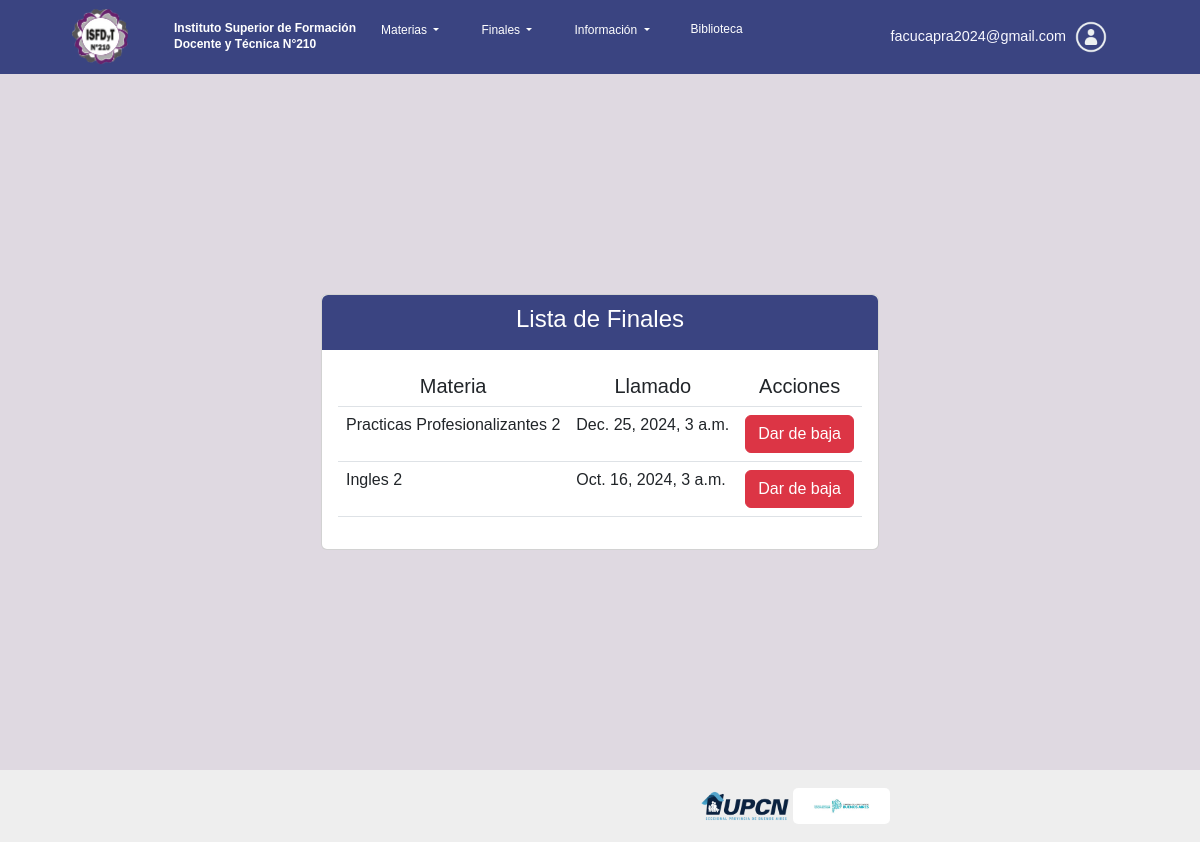
The page /listaFinalesEst/ (signed in) on the database its author committed.
### inscripcionFinales/models.py (models this page shows, shortened)
class Usuario(AbstractBaseUser,PermissionsMixin):
    email = models.EmailField('email', max_length=254, unique = True)
    username = models.CharField('username',unique = True,null = True, max_length=100, blank=False)
    nombre_completo = models.CharField('nombre_completo', max_length=200, null=True, blank=True)
    fecha_nac = models.DateField('fecha_nac', null=True, blank=True)
    dni = models.IntegerField('dni',unique = True, null= True, blank=True)
    direccion = models.CharField('direccion', max_length=50, null=True, blank=True)
    localidad = models.CharField('localidad', max_length=50, null=True, blank=True)
    ciudad = models.CharField('ciudad', max_length=100, null=True, blank=True)
    nacionalidad = models.CharField('nacionalidad',max_length=50, null=True, blank=True)
    telefono_1 = models.IntegerField('telefono_1', null=True, blank=True)
    telefono_2 = models.IntegerField('telefono_2', null=True, blank=True)
    estado_civil=models.CharField('estado_civil', choices=ESTADO_CIVIL_CHOICES,max_length=50, null=True, blank=True)
    sexo=models.CharField('sexo',choices=SEXO_CHOICES,max_length=10, null=True, blank=True)
    imagen = models.ImageField('imagenPerfil', upload_to='perfil/', max_length=200, null=True, blank=True)
    is_admin = models.BooleanField('is_admin', default=False)
    is_superuser = models.BooleanField('is_superuser', default=False)
    is_active = models.BooleanField(default = True)
    is_staff = models.BooleanField(default = False)
    carrera = models.ManyToManyField('Carrera',blank=True)
    Estudiante = 'Estudiante'
    Preceptor = 'Preceptor'
    Profesor = 'Profesor'
    Directivo = 'Directivo'
    Administrador = 'Administrador'
    Bibliotecario = 'Bibliotecario'
    ROL_CHOICES = (
        (Directivo, 'Directivo'),
        (Preceptor, 'Preceptor'),
        (Profesor, 'Profesor'),
        (Estudiante, 'Estudiante'),
        (Administrador, 'Administrador'),
        (Bibliotecario, 'Bibliotecario'),
     )
    rol = models.CharField(max_length=20, choices=ROL_CHOICES, default=Estudiante)
    objects = UsuarioManager()
    USERNAME_FIELD = 'email'
    REQUIRED_FIELDS = ['password']

class InscripcionFinal(models.Model):
    usuario= models.ForeignKey(Usuario, on_delete=models.CASCADE, blank=False, null=False)
    llamado= models.ForeignKey(MesaFinal, on_delete=models.CASCADE, blank=False, null=False)
    aprobada= models.BooleanField(null=True)
    inscripcionAbierta=models.BooleanField(default=False)

class MesaFinal(models.Model):
    materia= models.ForeignKey(Materia, on_delete=models.CASCADE, blank=False, null=False )
    llamado= models.DateTimeField('Llamado', null=False, blank=False)
    vigente= models.BooleanField(default=True)
    inscripcionAbierta = models.BooleanField(default=False)

class Materia(models.Model):
    nombre_materia = models.CharField('nombre_materia', max_length=50)
    carrera = models.ForeignKey('Carrera',on_delete=models.CASCADE,null=True)
    profesor = models.ForeignKey('Usuario',on_delete=models.CASCADE,null=True)
    inscripcionAbierta = models.BooleanField(default=False)
    Inicio = '12:00'
    Inicio1 = '14:00'
    Inicio2 = '16:00'
    Inicio3 = '18:00'
    Inicio4 = '20:00'
    HORARIO_CHOICES = (
        ('12:00', '12:00'),
        ('14:00', '14:00'),
        ('16:00', '16:00'),
        ('18:00', '18:00'),
        ('20:00', '20:00')
        )
    Horario=models.CharField(max_length=22, choices=HORARIO_CHOICES, default='12:00')
    ANIO_CHOICES = (
        (1, '1'),
        (2, '2'),
        (3, '3'),
        (4, '4'),
     )
    anio=models.IntegerField(choices=ANIO_CHOICES, default=1)
    DIA_CHOICES = (
        ('Lunes', 'Lunes'),
        ('Martes', 'Martes'),
        ('Miércoles', 'Miércoles'),
        ('Jueves', 'Jueves'),
        ('Viernes', 'Viernes'),
    )
    dia = models.CharField(max_length=20, choices=DIA_CHOICES, default='Lunes')
    def __str__(self):
        return self.nombre_materia

### inscripcionFinales/views.py (the view)
# urls.py: path('listaFinalesEst/', login_required(lista_finales_inscriptos_user), name='lista_finales_inscriptos_user'),
def lista_finales_inscriptos_user(request):
    usuario = request.user.id
    finales_inscriptos = InscripcionFinal.objects.filter(
        usuario_id=usuario,
        aprobada=None
    )
    return render(request, 'finales/lista_finales_inscriptos_user.html', {'finales': finales_inscriptos})

### inscripcionFinales/templates/finales/lista_finales_inscriptos_user.html (shortened to what this page needs)
{% extends 'base/base.html' %}
{% block content %}
<div class="card-body" style="margin-top: 50px; margin-bottom: 50px;">
        <div class="card">
        <div class="card-headers rounded-top">
            <h4 class="card-title">Lista de Finales</h4>
        </div>
        <div class="card-body">
            {% if finales %}
            <table class="table">
                <thead>
                    <tr>
                        <th class="h5">Materia</th>
                        <th class="h5">Llamado</th>
                        <th class="h5">Acciones</th>
                    </tr>
                </thead>
                <tbody>
                        {% for final in finales %}
                            <tr>
                                <td class="h6">{{final.llamado.materia}}</td>
                                <td class="h6">{{final.llamado.llamado}}</td>
                                <td>
                                    <a name="" id="" class="btn btn-danger" href="/eliminar_inscripcion_final/{{final.id}}" role="button">Dar de baja</a>
                                </td>
                            </tr>
                        {% endfor %}
                </tbody>
            </table>
            {% else %}
            <div class="alert alert-danger" style= "font-size: 20px;"> No hay finales disponibles.</div>
        {% endif %}
        </div>
    </div>
</div>
{% endblock %}

### inscripcionFinales/templates/base/navbar.html (shortened to what this page needs)
<nav class="navbar  navbar-expand-lg navbar-dark">
  <div class="container-fluid">
    <a class="navbar-brand" href="/">
      <img class="logo-insti" src="/static/imagenes/Logo_i210.png">
    </a>
    <div class="rotulo">
      Instituto Superior de Formación<br>Docente y Técnica N°210
    </div>
    <div class="collapse navbar-collapse" id="navbarNavDropdown">
      <ul class="navbar-nav" style="text-align: right;">
        {% if user.is_authenticated %}
        <li class="nav-item">
            <div class="dropdown">
              <button class="btn btn-navbar dropdown-toggle nav-link" type="button" id="dropdownMenuButton1" data-bs-toggle="dropdown" aria-expanded="false" style="text-decoration: none" style="text-align: right">
                Materias
              </button>
            </div>
          </li>
          {% endif %}
        {% if user.is_authenticated %}
        <li class="nav-item">
            <div class="dropdown">
              <button class="btn btn-navbar dropdown-toggle nav-link" type="button" id="dropdownMenuButton1" data-bs-toggle="dropdown" aria-expanded="false" style="text-decoration: none" style="text-align: right">
                Finales
              </button>
            </div>
          </li>
          {% endif %}
          {% if user.is_authenticated %}
          <li class="nav-item">
            <div class="dropdown">
              <button class="btn btn-navbar dropdown-toggle nav-link" type="button" id="dropdownMenuButton1" data-bs-toggle="dropdown" aria-expanded="false" style="text-decoration: none" style="text-align: right">
                Información
              </button>
            </div>
          <li class="nav-item">
            <a class="nav-link" href="#" rel="noopener noreferrer" style="text-decoration: none">Biblioteca</a>
          </li>
            {% endif %}
        {% if not user.is_authenticated %}
          <li class="nav-item">
            <a class="nav-link" href="{% url 'login' %}">
              <img class="icono-nav" src="/static/imagenes/Login.png">
              <span class="nav-user">Login</span>
            </a>
          </li>
        {% else %}
          <li class="nav-item">
          </li>
          <li class="nav-item last-nav-item">
          <li class="nav-item last-nav-item">
            <div class="dropdown">
              <table>
                <tr>
                  <h9 style="color:ghostwhite">{{user.email}}</h9>
                  <button class="btn dropdown mrg-0 only-lt" type="button" data-bs-toggle="dropdown">
                    <a class="nav-link" href="#">
                      {% if request.user.is_staff or request.user.is_superuser or request.user.admin %}
                      <img class="icono-nav" src="/static/imagenes/Perfiladmin.png" alt="Default Image">
                    {% else %}
                      {% if user.imagen %}
                        <img class="icono-nav" src="{{ user.imagen.url }}" alt="User Image">
                      {% else %}
                        <img class="icono-nav" src="/static/imagenes/Perfil.png" alt="Default Image">
                      {% endif %}
                    {% endif %}
                    </a>
                  </button>
                </tr>
                </table>
                </li>
              </ul>
            </div>
        {% endif %}
    </div>
</nav>

### inscripcionFinales/static/style.css (style rules this page uses)
html { box-sizing: border-box; }
*, *:before, *:after { box-sizing: inherit; }
body { font-family: 'Trebuchet MS', 'Arial', sans-serif; font-style: normal; font-size: 0.65rem; overflow-x: hidden; position: relative; width: 100vw; max-width: 100vw; min-height: 100vh; background-color: #DFD9E1; }
.navbar { background-color: #3A4481; font-size: 1.2vw; font-weight: 400; padding: 0; }
.container-fluid { display: flex; }
.logo-insti { max-width: 7vh; height: 7vh; margin: 0 2.5vw 0 5vw; padding: 0; }
.rotulo { color: #fff; font-weight: 700; font-size: 2.7vw; line-height: 3.86vw; }
@media (min-width: 568px) { .rotulo { font-size: 1.5vw; line-height: 1.9vw; } }
@media (min-width: 768px) { .rotulo { font-size: 1vw; line-height: 1.3vw; } }
.navbar-nav { flex-grow: 1; }
@media (min-width: 960px) { .navbar-nav li:nth-of-type(1) { margin-left: auto; } }
@media (min-width: 960px) { .navbar-nav li:nth-of-type(6) { margin-left: auto; } }
.last-nav-item { margin-right: 5vw; margin-left: auto; }
.mrg-0 { margin: 0; padding: 0; }
.nav-item { padding: 1vw; }
.icono-nav { max-width: 4vw; margin: 0 3vw 0 0; padding: 0; }
@media (min-width:960px) { .icono-nav { margin: 0; max-width: 4vh; } }
.nav-link { color:#fff; font-weight: 400; font-size: 3.2vw; line-height: 2.86vw; }
@media (min-width:768px) { .nav-link { font-size: 2.15vw; line-height: 1.5vw; } }
@media (min-width:960px) { .nav-link { font-size: 1vw; line-height: 1.5vw; } }
.card-headers { background-color: #3A4481; color: white; text-align: center; height: 55px; line-height: 20px; padding: 10px 20px; }
tbody { background-color: #ffffff; }
th.h5 { text-align: center; }

### rows shown on the page
Usuario: email "facucapra2024@gmail.com"
InscripcionFinal: llamado.materia "Practicas Profesionalizantes 2", llamado.llamado "Dec. 25, 2024, 3 a.m."
InscripcionFinal: llamado.materia "Ingles 2", llamado.llamado "Oct. 16, 2024, 3 a.m."
